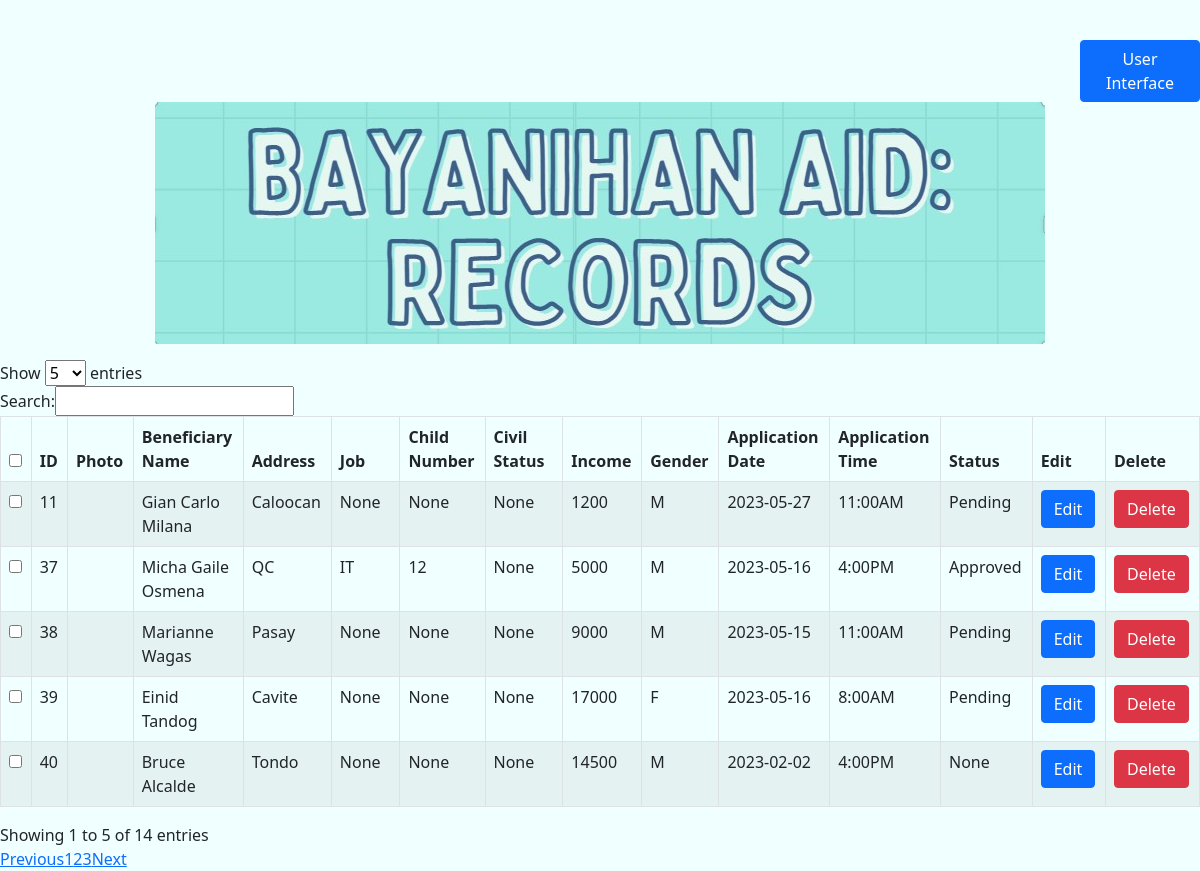
The app's page / (signed in) with its own data.
### myapp/models.py (models this page shows, shortened)
class Applicant(models.Model):
    GENDER_CHOICES = (
        ('M', 'Male'),
        ('F', 'Female')
    )
    TIME_CHOICES = (
        ('8:00AM', '8:00AM'),
        ('9:00AM', '9:00AM'),
        ('10:00AM', '10:00AM'),
        ('11:00AM', '11:00AM'),
        ('12:00PM', '12:00PM'),
        ('1:00PM', '1:00PM'),
        ('2:00PM', '2:00PM'),
        ('3:00PM', '3:00PM'),
        ('4:00PM', '4:00PM'),
        ('5:00PM', '5:00PM'),
    )
    CIVIL_STATUS = (
        ('Single', 'Single'),
        ('Married', 'Married'),
        ('Divorced', 'Divorced'),
        ('Separated', 'Separated'),
        ('Widowed', 'Widowed'),
        ('Never Married', 'Never Married'),
    )
    name = models.CharField(max_length=250)
    address = models.CharField(max_length=250)
    job = models.CharField(max_length=250, null=True)
    income = models.CharField(max_length=200)
    childNumber = models.CharField(max_length=200, null=True)
    civilStatus = models.CharField(max_length=200, null=True)
    gender = models.CharField(max_length=5, choices=GENDER_CHOICES)
    appdate = models.CharField(max_length=20)
    apptime = models.CharField(max_length=20, choices=TIME_CHOICES)
    image = models.ImageField(upload_to='applicant_pics/covers', null=True, blank=True)
    status = models.CharField(max_length=250, null=True, blank=True)

### myapp/views.py (the view)
# urls.py: path('', views.index, name='index'),
@login_required(login_url='login')
def index(request):
    applicants = Applicant.objects.all()
    return render(request,"show.html",{'applicants':applicants})

### myapp/templates/show.html (shortened to what this page needs)
<!DOCTYPE html>
<html lang="en">
<head>
    <link href="https://cdn.jsdelivr.net/npm/bootstrap@5.0.2/dist/css/bootstrap.min.css" rel="stylesheet">
</head>
<body>
    <div class="container1">
        <div class="col-md-12">
            <span><a href="home.html" class="btn btn-primary" style="margin-left: 90%;">User Interface</a></span>
            <br>
            <p align="center">
              {% load static %} <img src="{% static "myapp/media/records_bg.jpg" %}" />
            </p>
            <div class="table-responsive">
                <table id="bootstrapdatatable" class="table table-striped table-bordered" width="100%">
                    <thead>
                        <th><input type="checkbox" id="checkall" /></th>
                        <th>ID</th>
                        <th>Photo</th>
                        <th>Beneficiary Name</th>
                        <th>Address</th>
                        <th>Job</th>
                        <th>Child Number</th>
                        <th>Civil Status</th>
                        <th>Income</th>
                        <th>Gender</th>
                        <th>Application Date</th>
                        <th>Application Time</th>
                        <th>Status</th>
                        <th>Edit</th>
                        <th>Delete</th>
                    </thead>
                    <tbody>
                    {% for applicant in applicants %}
                        <tr>
                        <td><input type="checkbox" class="checkthis" /></td>
                        <td>{{ applicant.id }}</td>
                        <td>{{ applicant.image }}</td>
                        <td>{{ applicant.name }}</td>
                        <td>{{ applicant.address }}</td>
                        <td>{{ applicant.job }}</td>
                        <td>{{ applicant.childNumber }}</td>
                        <td>{{ applicant.civilStatus }}</td>
                        <td>{{ applicant.income }}</td>
                        <td>{{ applicant.gender }}</td>
                        <td>{{ applicant.appdate }}</td>
                        <td>{{ applicant.apptime }}</td>
                        <td>{{ applicant.status }}</td>
                        <td><a href="/edit/{{ applicant.id }}" class="btn btn-primary">Edit</a></td>
                        <td><a href="/delete/{{ applicant.id }}" class="btn btn-danger">Delete</a></td>
                        </tr>
                    {% endfor %}
                    </tbody>
                </table>
            </div>
        </div>
    </div>
</body>
</html>

### myapp/templates/show.html (style rules this page uses)
.container1 { margin-top: 40px; }
body { background-color: azure; }

### records on screen
Applicant: id "11", name "Gian Carlo Milana", address "Caloocan", job "None", childNumber "None", civilStatus "None", income "1200", gender "M", appdate "2023-05-27", apptime "11:00AM", status "Pending"
Applicant: id "37", name "Micha Gaile Osmena", address "QC", job "IT", childNumber "12", civilStatus "None", income "5000", gender "M", appdate "2023-05-16", apptime "4:00PM", status "Approved"
Applicant: id "38", name "Marianne Wagas", address "Pasay", job "None", childNumber "None", civilStatus "None", income "9000", gender "M", appdate "2023-05-15", apptime "11:00AM", status "Pending"
Applicant: id "39", name "Einid Tandog", address "Cavite", job "None", childNumber "None", civilStatus "None", income "17000", gender "F", appdate "2023-05-16", apptime "8:00AM", status "Pending"
Applicant: id "40", name "Bruce Alcalde", address "Tondo", job "None", childNumber "None", civilStatus "None", income "14500", gender "M", appdate "2023-02-02", apptime "4:00PM", status "None"
